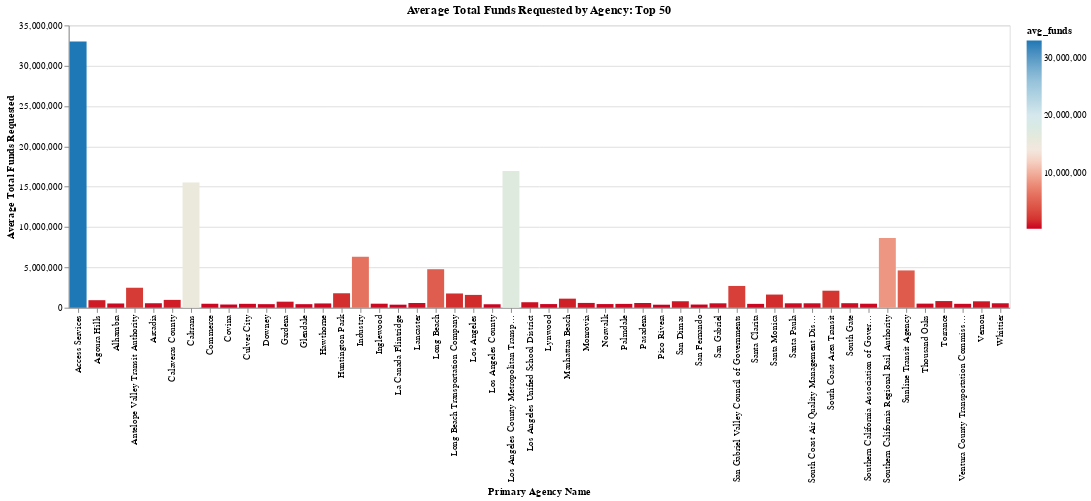

The notebook cell this image was saved under:
### Code cell
chart = (alt.Chart(avg_funds_top)
         .mark_bar()
         .encode(
             x=alt.X("primary_agency_name", title="Primary Agency Name"),
             y=alt.Y("avg_funds", title="Average Total Funds Requested"),
             #column = "payment:N",
             color = alt.Color("avg_funds", 
                              scale=alt.Scale(
                                  range=altair_utils.FIVETHIRTYEIGHT_DIVERGING_COLORS
                              )
                              )
         )
         .properties( 
                      title="Average Total Funds Requested by Agency: Top 50")
)


#chart.save("dist7chart.png")
chart

### Figure 1 — Vega-Lite specification as saved in the notebook (floating-point values rounded to 4 significant figures)
{"usermeta": {"embedOptions": {"theme": "fivethirtyeight"}}, "config": {"view": {"continuousWidth": 400, "continuousHeight": 300}}, "data": {"name": "data-4a91468467f5ea29d3be313c0da93c52"}, "mark": "bar", "encoding": {"color": {"type": "quantitative", "field": "avg_funds", "scale": {"range": ["#cc0020", "#e77866", "#f6e7e1", "#d6e8ed", "#91bfd9", "#1d78b5"]}}, "x": {"type": "nominal", "field": "primary_agency_name", "title": "Primary Agency Name"}, "y": {"type": "quantitative", "field": "avg_funds", "title": "Average Total Funds Requested"}}, "title": "Average Total Funds Requested by Agency: Top 50", "$schema": "https://vega.github.io/schema/vega-lite/v4.8.1.json", "datasets": {"data-4a91468467f5ea29d3be313c0da93c52": [{"primary_agency_name": "Access Services", "avg_funds": 33010000.0}, {"primary_agency_name": "Los Angeles County Metropolitan Transportation Authority", "avg_funds": 16960000.0}, {"primary_agency_name": "Caltrans", "avg_funds": 15530000.0}, {"primary_agency_name": "Southern California Regional Rail Authority", "avg_funds": 8633000.0}, {"primary_agency_name": "Industry", "avg_funds": 6324000.0}, {"primary_agency_name": "Long Beach", "avg_funds": 4771000.0}, {"primary_agency_name": "Sunline Transit Agency", "avg_funds": 4623000.0}, {"primary_agency_name": "San Gabriel Valley Council of Governments", "avg_funds": 2697000.0}, {"primary_agency_name": "Antelope Valley Transit Authority", "avg_funds": 2475000.0}, {"primary_agency_name": "South Coast Area Transit", "avg_funds": 2109000.0}, {"primary_agency_name": "Huntington Park", "avg_funds": 1790000.0}, {"primary_agency_name": "Long Beach Transportation Company", "avg_funds": 1764000.0}, {"primary_agency_name": "Santa Monica", "avg_funds": 1630000.0}, {"primary_agency_name": "Los Angeles", "avg_funds": 1587000.0}, {"primary_agency_name": "Manhattan Beach", "avg_funds": 1122000.0}, {"primary_agency_name": "Calaveras County", "avg_funds": 968400.0}, {"primary_agency_name": "Agoura Hills", "avg_funds": 932500.0}, {"primary_agency_name": "Torrance", "avg_funds": 823900.0}, {"primary_agency_name": "San Dimas", "avg_funds": 800500.0}, {"primary_agency_name": "Vernon", "avg_funds": 793300.0}, {"primary_agency_name": "Gardena", "avg_funds": 747900.0}, {"primary_agency_name": "Los Angeles Unified School District", "avg_funds": 679500.0}, {"primary_agency_name": "Monrovia", "avg_funds": 593200.0}, {"primary_agency_name": "Pasadena", "avg_funds": 585800.0}, {"primary_agency_name": "Lancaster", "avg_funds": 580600.0}, {"primary_agency_name": "South Gate", "avg_funds": 558500.0}, {"primary_agency_name": "Arcadia", "avg_funds": 552900.0}, {"primary_agency_name": "Whittier", "avg_funds": 549900.0}, {"primary_agency_name": "South Coast Air Quality Management District", "avg_funds": 546800.0}, {"primary_agency_name": "Santa Paula", "avg_funds": 546200.0}, {"primary_agency_name": "San Gabriel", "avg_funds": 545600.0}, {"primary_agency_name": "Hawthorne", "avg_funds": 528600.0}, {"primary_agency_name": "Alhambra", "avg_funds": 523900.0}, {"primary_agency_name": "Thousand Oaks", "avg_funds": 505200.0}, {"primary_agency_name": "Inglewood", "avg_funds": 496800.0}, {"primary_agency_name": "Southern California Association of Governments", "avg_funds": 495800.0}, {"primary_agency_name": "Commerce", "avg_funds": 490300.0}, {"primary_agency_name": "Ventura County Transportation Commission", "avg_funds": 483100.0}, {"primary_agency_name": "Culver City", "avg_funds": 481700.0}, {"primary_agency_name": "Santa Clarita", "avg_funds": 474900.0}, {"primary_agency_name": "Palmdale", "avg_funds": 472400.0}, {"primary_agency_name": "Norwalk", "avg_funds": 452400.0}, {"primary_agency_name": "Lynwood", "avg_funds": 451400.0}, {"primary_agency_name": "Downey", "avg_funds": 440700.0}, {"primary_agency_name": "Glendale", "avg_funds": 439900.0}, {"primary_agency_name": "Los Angeles County", "avg_funds": 426700.0}, {"primary_agency_name": "Covina", "avg_funds": 396400.0}, {"primary_agency_name": "San Fernando", "avg_funds": 392100.0}, {"primary_agency_name": "La Canada Flintridge", "avg_funds": 376600.0}, {"primary_agency_name": "Pico Rivera", "avg_funds": 372700.0}]}}
